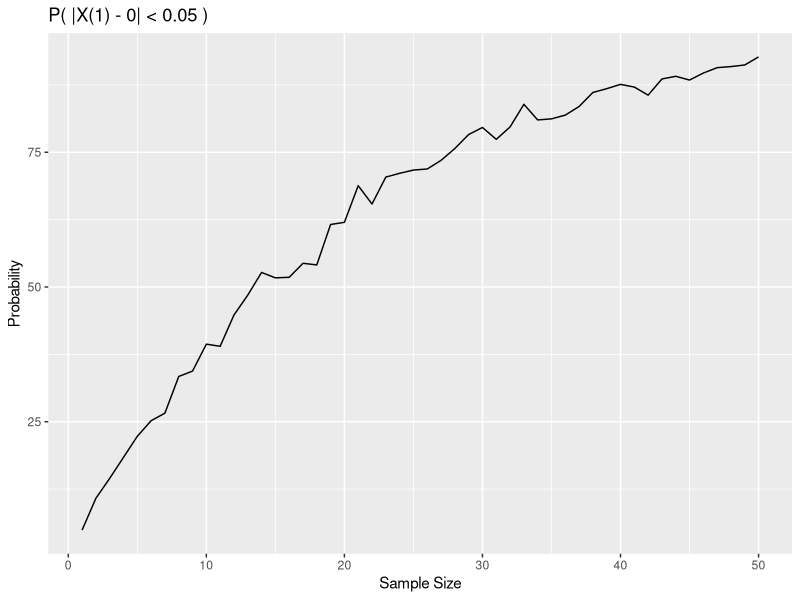

The R source for this figure:
library(tidyverse)

# Set the seed for reproducibility
set.seed(123)

# Parameters
lambda <- 1
N <- 1000
max_n <- 50

# Create a list to store the datasets
datasets_list <- vector("list", N * max_n)

# Generate N datasets for sample sizes 1 to 50
counter <- 1
for (i in 1:N) {
  for (n in 1:max_n) {
    # Generate a random sample of size n from exponential distribution
    dataset <- rexp(n, rate = lambda)
    
    # Store the dataset in the list
    datasets_list[[counter]] <- dataset
    counter <- counter + 1
  }
}

# Create a data frame to store minimum values and sample sizes
min_values_df <- data.frame(Minimum = numeric(N * max_n), SampleSize = numeric(N * max_n))

# Populate the data frame with minimum values and sample sizes
counter <- 1
for (i in 1:N) {
  for (n in 1:max_n) {
    # Extract minimum value
    min_value <- min(datasets_list[[counter]])
    
    # Store minimum value and sample size in the data frame
    min_values_df$Minimum[counter] <- min_value
    min_values_df$SampleSize[counter] <- n
    
    counter <- counter + 1
  }
}

min_values_df$prob <- ifelse(abs(min_values_df$Minimum) < 0.05, 0, 1)

percentage_zeros <- min_values_df %>%
  group_by(SampleSize) %>%
  summarize(PercentageZeros = mean(prob == 0) * 100)

ggplot(percentage_zeros, aes(x = SampleSize, y = PercentageZeros)) +
  geom_line() +
  labs(title = "P( |X(1) - 0| < 0.05 ) ",
       x = "Sample Size",
       y = "Probability")